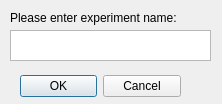
<?xml version="1.0" encoding="UTF-8"?>
<ui version="4.0">
 <class>e</class>
 <widget class="QDialog" name="e">
  <property name="geometry">
   <rect>
    <x>0</x>
    <y>0</y>
    <width>222</width>
    <height>104</height>
   </rect>
  </property>
  <property name="windowTitle">
   <string>Dialog</string>
  </property>
  <widget class="QDialogButtonBox" name="buttonBox">
   <property name="geometry">
    <rect>
     <x>20</x>
     <y>70</y>
     <width>161</width>
     <height>32</height>
    </rect>
   </property>
   <property name="orientation">
    <enum>Qt::Horizontal</enum>
   </property>
   <property name="standardButtons">
    <set>QDialogButtonBox::Cancel|QDialogButtonBox::Ok</set>
   </property>
  </widget>
  <widget class="QTextEdit" name="textEdit">
   <property name="geometry">
    <rect>
     <x>10</x>
     <y>30</y>
     <width>201</width>
     <height>31</height>
    </rect>
   </property>
  </widget>
  <widget class="QLabel" name="label">
   <property name="geometry">
    <rect>
     <x>10</x>
     <y>10</y>
     <width>231</width>
     <height>16</height>
    </rect>
   </property>
   <property name="text">
    <string>Please enter experiment name:</string>
   </property>
  </widget>
 </widget>
 <resources/>
 <connections>
  <connection>
   <sender>buttonBox</sender>
   <signal>accepted()</signal>
   <receiver>e</receiver>
   <slot>accept()</slot>
   <hints>
    <hint type="sourcelabel">
     <x>248</x>
     <y>254</y>
    </hint>
    <hint type="destinationlabel">
     <x>157</x>
     <y>274</y>
    </hint>
   </hints>
  </connection>
  <connection>
   <sender>buttonBox</sender>
   <signal>rejected()</signal>
   <receiver>e</receiver>
   <slot>reject()</slot>
   <hints>
    <hint type="sourcelabel">
     <x>316</x>
     <y>260</y>
    </hint>
    <hint type="destinationlabel">
     <x>286</x>
     <y>274</y>
    </hint>
   </hints>
  </connection>
 </connections>
</ui>
